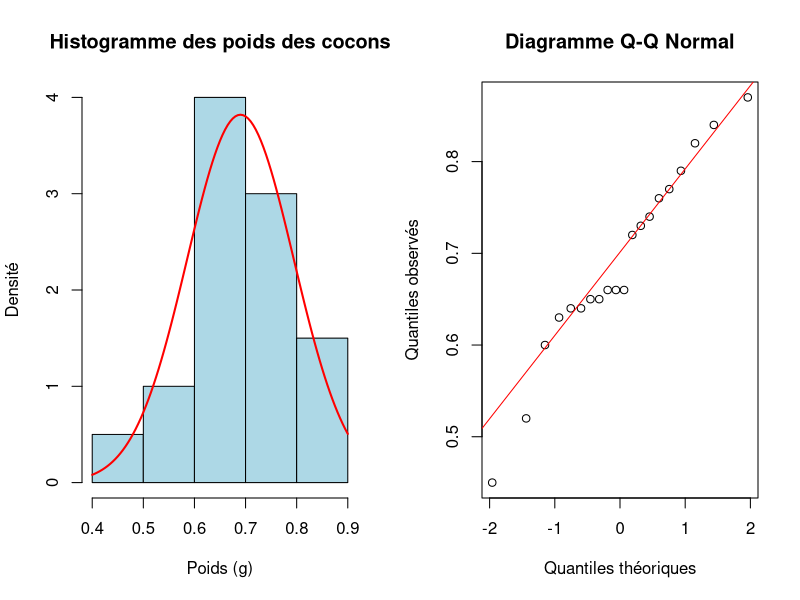
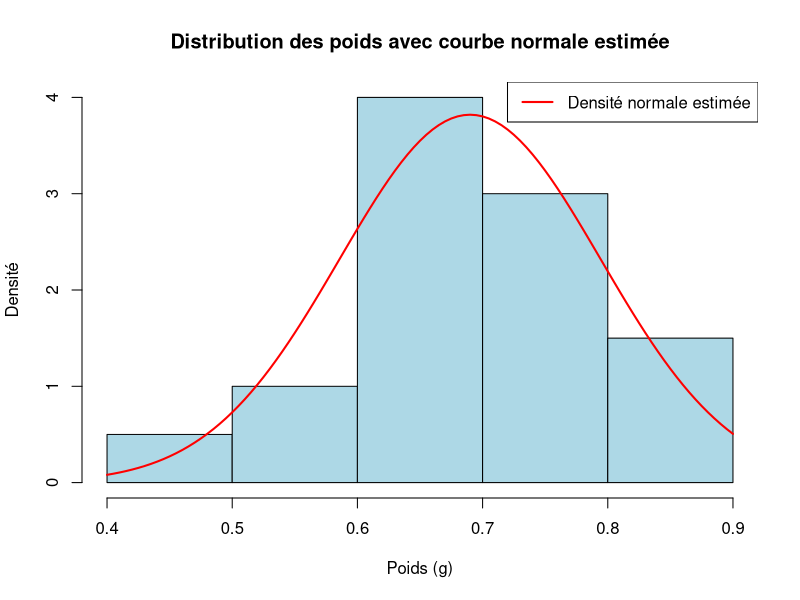

Here is the R script that generated these plots, in order:
# Création du vecteur de données
poids <- c(0.64, 0.65, 0.73, 0.60, 0.65, 0.77, 0.82, 0.64, 0.66, 0.72,
           0.87, 0.84, 0.66, 0.76, 0.63, 0.52, 0.66, 0.45, 0.74, 0.79)

# Configuration de la mise en page 1x2
par(mfrow=c(1,2))


# 1. Représenter graphiquement les données pour un le modèle gaussien semble-t-il pertinent ?

# Création de l'histogramme avec courbe de densité
hist(poids,
     probability = TRUE,
     main = "Histogramme des poids des cocons",
     xlab = "Poids (g)",
     ylab = "Densité",
     col = "lightblue",
     breaks = "FD")

# Ajout de la courbe de densité normale
curve(dnorm(x, mean=mean(poids), sd=sd(poids)),
      add=TRUE,
      col="red",
      lwd=2)

# Création du diagramme Q-Q
qqnorm(poids,
       main = "Diagramme Q-Q Normal",
       xlab = "Quantiles théoriques",
       ylab = "Quantiles observés")
qqline(poids, col="red")

# Réinitialisation de la mise en page
par(mfrow=c(1,1))

# Affichage des statistiques descriptives
summary(poids)

# 2. Calculer une esƟmaƟon sans biais de la moyenne  et de la variance 2
#  du modèle gaussien en foncƟon de ces données. Superposer la courbe obtenue et conclure.

# Calcul des estimateurs
moyenne <- mean(poids)
variance <- var(poids)
ecart_type <- sqrt(variance)

# Affichage des résultats
cat("Estimation de la moyenne (μ̂):", round(moyenne, 4), "g\n")
cat("Estimation de la variance (σ̂²):", round(variance, 6), "g²\n")
cat("Estimation de l'écart-type (σ̂):", round(ecart_type, 4), "g\n")

# Création du graphique avec la courbe de densité estimée
hist(poids,
     probability = TRUE,
     main = "Distribution des poids avec courbe normale estimée",
     xlab = "Poids (g)",
     ylab = "Densité",
     col = "lightblue",
     breaks = "FD")

# Superposition de la courbe de densité normale avec les paramètres estimés
curve(dnorm(x, mean = moyenne, sd = ecart_type),
      col = "red",
      lwd = 2,
      add = TRUE)

# Ajout d'une légende
legend("topright",
       legend = c("Densité normale estimée"),
       col = "red",
       lwd = 2)